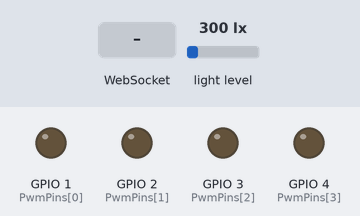
Bench run of a sketch on a simulated Seeed XIAO ESP32-S3. Shown: output pins drawn as LEDs (lit = HIGH). Inputs (shaded band) come from the test bench; at power-on: light level 300 lx. WiFi joins after 1.5 s; servers stay silent unless stated; the camera gives no picture; what the sketch prints to the serial monitor is not drawn.

Above: at 0.4 s.
At 1.05 s:
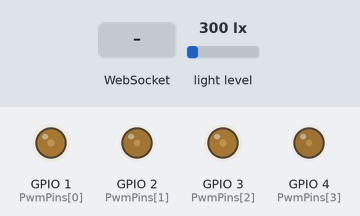
At 1.8 s:
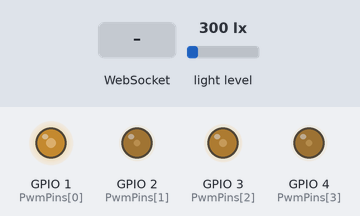
1.9 s: WebSocket text "5" received
Timing chart, 0 to 4.9 s (numbered marks = the images above; inputs shaded):
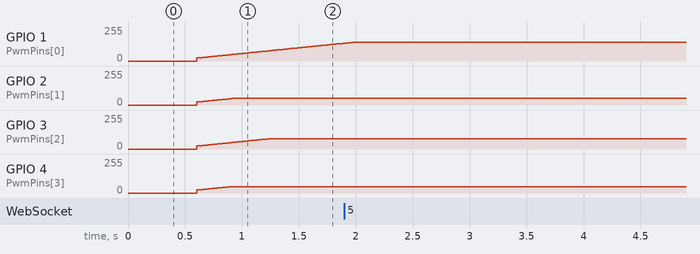

The sketch:

dimming_v3_ws.ino
```cpp
// ====================================================================
// Rhyturn 호실 모듈 v3 — XIAO ESP32-S3 Sense
//  - 공유기(STA) 접속 + 서버로 WebSocket 접속(장치가 먼저 연결 → 공유기/방화벽 설정 불필요)
//  - 카메라: 보는 사람 없음=VGA 1fps / 보고 있음=SVGA 10fps, Wi-Fi 상태에 따라 화질 자동 조절
//  - 조도센서 BH1750, 4채널 PWM 스무스 페이딩 (D0=G, D1=Y, D2=B, D3=R)
// ★ ESP32 Arduino Core v2.0.x 기준
// 필요 라이브러리(라이브러리 매니저): "WebSockets" (Markus Sattler), "BH1750" (Christopher Laws)
// ====================================================================
#include "esp_camera.h"
#include <WiFi.h>
#include <Wire.h>
#include <WebSocketsClient.h>
#include <BH1750.h>
#include "config.h"

#define FW_VERSION "3.0"

// ----------------- 카메라 핀 (XIAO ESP32-S3 Sense) -----------------
#define PWDN_GPIO_NUM  -1
#define RESET_GPIO_NUM -1
#define XCLK_GPIO_NUM  10
#define SIOD_GPIO_NUM  40
#define SIOC_GPIO_NUM  39
#define Y9_GPIO_NUM    48
#define Y8_GPIO_NUM    11
#define Y7_GPIO_NUM    12
#define Y6_GPIO_NUM    14
#define Y5_GPIO_NUM    16
#define Y4_GPIO_NUM    18
#define Y3_GPIO_NUM    17
#define Y2_GPIO_NUM    15
#define VSYNC_GPIO_NUM 38
#define HREF_GPIO_NUM  47
#define PCLK_GPIO_NUM  13

// ----------------- PWM -----------------
const int PwmPins[4] = {1, 2, 3, 4};
const int PwmLCh[4]  = {4, 5, 6, 7};
const int PwmFreq = 5000, PwmRes = 8;
float currentPwm[4] = {0, 0, 0, 0};
int   targetPwm[4]  = {0, 0, 0, 0};
unsigned long lastFadeTick = 0;
const int fadeInterval = 10;

const int RHYTHM[10][4] = {   // {G, Y, B, R}
  {22, 24, 4, 26}, {76, 23, 27, 26}, {132, 33, 61, 28}, {106, 26, 49, 22}, {89, 26, 32, 30},
  {51, 31, 12, 31}, {26, 23, 6, 23}, {11, 13, 2, 13}, {1, 1, 0, 1}, {1, 5, 0, 5}
};
int currentRhythm = 2;

// ----------------- 상태 -----------------
WebSocketsClient ws;
BH1750 lightMeter(0x23);
bool gCamReady = false, gLuxReady = false, gWsUp = false;
float gLux = 0;
int  gStreamFps = 1;                 // 서버가 지정
bool gStreamHi = false;              // 서버가 지정
framesize_t gCurSize = FRAME_LO;
int  gJpegQ = 12;
unsigned long nextFrameAt = 0, lastStateAt = 0, lastLuxAt = 0, lastWifiOk = 0;
int  gSentFrames = 0; float gFps = 0; unsigned long fpsT = 0;
int  gSlowCount = 0, gFastCount = 0;

// ====================================================================
// 하드웨어
// ====================================================================
bool initCamera() {
  camera_config_t cfg;
  cfg.ledc_channel = LEDC_CHANNEL_0; cfg.ledc_timer = LEDC_TIMER_0;
  cfg.pin_d0 = Y2_GPIO_NUM; cfg.pin_d1 = Y3_GPIO_NUM; cfg.pin_d2 = Y4_GPIO_NUM; cfg.pin_d3 = Y5_GPIO_NUM;
  cfg.pin_d4 = Y6_GPIO_NUM; cfg.pin_d5 = Y7_GPIO_NUM; cfg.pin_d6 = Y8_GPIO_NUM; cfg.pin_d7 = Y9_GPIO_NUM;
  cfg.pin_xclk = XCLK_GPIO_NUM; cfg.pin_pclk = PCLK_GPIO_NUM; cfg.pin_vsync = VSYNC_GPIO_NUM; cfg.pin_href = HREF_GPIO_NUM;
  cfg.pin_sccb_sda = SIOD_GPIO_NUM; cfg.pin_sccb_scl = SIOC_GPIO_NUM; cfg.pin_pwdn = PWDN_GPIO_NUM; cfg.pin_reset = RESET_GPIO_NUM;
  cfg.xclk_freq_hz = 20000000;
  cfg.pixel_format = PIXFORMAT_JPEG;
  cfg.grab_mode    = CAMERA_GRAB_LATEST;     // 항상 최신 프레임
  cfg.frame_size   = FRAME_HI;               // 버퍼는 가장 큰 크기로 할당
  cfg.jpeg_quality = gJpegQ;
  if (psramFound()) { cfg.fb_count = 2; cfg.fb_location = CAMERA_FB_IN_PSRAM; }
  else { cfg.frame_size = FRAMESIZE_QVGA; cfg.fb_count = 1; cfg.fb_location = CAMERA_FB_IN_DRAM; }
  if (esp_camera_init(&cfg) != ESP_OK) return false;
  sensor_t* s = esp_camera_sensor_get();
  if (s) { s->set_framesize(s, FRAME_LO); gCurSize = FRAME_LO; s->set_quality(s, gJpegQ); }
  return true;
}

void setCamera(framesize_t size, int q) {
  sensor_t* s = esp_camera_sensor_get(); if (!s) return;
  if (size != gCurSize) {
    s->set_framesize(s, size); gCurSize = size;
    for (int i = 0; i < 2; i++) { camera_fb_t* f = esp_camera_fb_get(); if (f) esp_camera_fb_return(f); } // 전환 직후 프레임 버림
  }
  if (q != gJpegQ) { gJpegQ = q; s->set_quality(s, q); }
}

void initPWM() {
  for (int i = 0; i < 4; i++) { ledcSetup(PwmLCh[i], PwmFreq, PwmRes); ledcAttachPin(PwmPins[i], PwmLCh[i]); ledcWrite(PwmLCh[i], 0); }
}
void applyRhythm(int idx) {
  if (idx >= 0 && idx <= 9) { currentRhythm = idx; for (int i = 0; i < 4; i++) targetPwm[i] = RHYTHM[idx][i]; }
  else if (idx == -1) { currentRhythm = -1; for (int i = 0; i < 4; i++) targetPwm[i] = 0; }
}
void updateFade() {
  unsigned long now = millis();
  if (now - lastFadeTick < fadeInterval) return;
  lastFadeTick = now;
  for (int i = 0; i < 4; i++) {
    if ((int)currentPwm[i] != targetPwm[i]) {
      currentPwm[i] += (currentPwm[i] < targetPwm[i]) ? 1.0 : -1.0;
      int out = (int)currentPwm[i];
      ledcWrite(PwmLCh[i], out > 0 ? map(out, 1, 255, 23, 255) : 0);   // 최소 밝기 보정
    }
  }
}

// ====================================================================
// 서버 통신
// ====================================================================
static bool jInt(const char* j, const char* key, int& out) {
  char pat[24]; snprintf(pat, sizeof pat, "\"%s\":", key);
  const char* p = strstr(j, pat); if (!p) return false; out = atoi(p + strlen(pat)); return true;
}

void onMessage(const char* j) {
  int v;
  if (strstr(j, "\"type\":\"rhythm\"") && jInt(j, "id", v)) applyRhythm(v);
  else if (strstr(j, "\"type\":\"set\"")) {
    int ch, val;
    if (jInt(j, "ch", ch) && jInt(j, "val", val) && ch >= 0 && ch <= 3) { currentRhythm = -2; targetPwm[ch] = constrain(val, 0, 255); }
  } else if (strstr(j, "\"type\":\"stream\"")) {
    if (jInt(j, "fps", v)) gStreamFps = constrain(v, 1, 15);
    gStreamHi = strstr(j, "\"size\":\"hi\"") != nullptr;
    nextFrameAt = 0;
  }
}

void onWsEvent(WStype_t type, uint8_t* payload, size_t length) {
  switch (type) {
    case WStype_CONNECTED:    gWsUp = true;  Serial.println("[WS] 연결됨"); break;
    case WStype_DISCONNECTED: gWsUp = false; Serial.println("[WS] 끊김"); break;
    case WStype_TEXT:         onMessage((const char*)payload); break;
    default: break;
  }
}

void sendState() {
  char b[256];
  snprintf(b, sizeof b,
    "{\"type\":\"state\",\"ch\":[%d,%d,%d,%d],\"rhythm\":%d,\"lux\":%d,\"fps\":%.1f,\"rssi\":%d,\"cam_ok\":%s,\"lux_ok\":%s,\"heap\":%u,\"fw\":\"%s\"}",
    targetPwm[0], targetPwm[1], targetPwm[2], targetPwm[3], currentRhythm, (int)(gLux + 0.5f), gFps, WiFi.RSSI(),
    gCamReady ? "true" : "false", gLuxReady ? "true" : "false", (unsigned)ESP.getFreeHeap(), FW_VERSION);
  ws.sendTXT(b);
}

// 프레임 전송 + 전송 시간 기반 화질 자동 조절
void sendFrame() {
  framesize_t want = gStreamHi ? FRAME_HI : FRAME_LO;
  setCamera(want, gJpegQ);
  camera_fb_t* fb = esp_camera_fb_get();
  if (!fb) return;
  unsigned long t0 = millis();
  ws.sendBIN(fb->buf, fb->len);
  unsigned long dt = millis() - t0;
  esp_camera_fb_return(fb);

  gSentFrames++;
  unsigned long now = millis();
  if (now - fpsT >= 2000) { gFps = gSentFrames * 1000.0f / (now - fpsT); gSentFrames = 0; fpsT = now; }

  // 전송이 느리면(Wi-Fi 혼잡) 화질을 낮추고, 여유가 있으면 다시 올린다
  if (dt > 250) { gFastCount = 0; if (++gSlowCount >= 3 && gJpegQ < JPEG_Q_MAX) { setCamera(gCurSize, gJpegQ + 2); gSlowCount = 0; } }
  else if (dt < 70) { gSlowCount = 0; if (++gFastCount >= 30 && gJpegQ > JPEG_Q_MIN) { setCamera(gCurSize, gJpegQ - 1); gFastCount = 0; } }
  else { gSlowCount = gFastCount = 0; }
}

// ====================================================================
// Wi-Fi
// ====================================================================
void startWiFi() {
  WiFi.mode(WIFI_STA);
  WiFi.setHostname("rhyturn-" ROOM_ID);
  WiFi.setAutoReconnect(true);
  WiFi.persistent(false);
  WiFi.setSleep(false);            // 절전 해제 → 지연/끊김 최소화 (전력 여유 필요)
  WiFi.begin(WIFI_SSID, WIFI_PASS);
}
void wifiWatch() {
  static unsigned long lastTry = 0;
  if (WiFi.status() == WL_CONNECTED) { lastWifiOk = millis(); return; }
  unsigned long now = millis();
  if (now - lastTry > 15000) { lastTry = now; Serial.println("[WiFi] 재접속"); WiFi.disconnect(); WiFi.begin(WIFI_SSID, WIFI_PASS); }
  if (now - lastWifiOk > 5UL * 60000) { Serial.println("[WiFi] 5분 이상 불가 → 재부팅"); ESP.restart(); }
}

// ====================================================================
void setup() {
  Serial.begin(115200); delay(300);
  Serial.printf("\n[Rhyturn] 호실 %s  fw %s\n", ROOM_ID, FW_VERSION);
  initPWM(); applyRhythm(2);
  gCamReady = initCamera(); Serial.printf("[CAM] %s\n", gCamReady ? "OK" : "FAIL");
  Wire.begin(I2C_SDA, I2C_SCL);
  gLuxReady = lightMeter.begin(BH1750::CONTINUOUS_HIGH_RES_MODE); Serial.printf("[BH1750] %s\n", gLuxReady ? "OK" : "FAIL");
  startWiFi(); lastWifiOk = millis();

  char path[160]; snprintf(path, sizeof path, "/ws/device?room=%s&token=%s", ROOM_ID, DEVICE_TOKEN);
#if USE_TLS
  ws.beginSSL(SERVER_HOST, SERVER_PORT, path);      // 인증서 검증 생략(간단). 보안 강화 시 루트 CA 지정 권장
#else
  ws.begin(SERVER_HOST, SERVER_PORT, path);
#endif
  ws.onEvent(onWsEvent);
  ws.setReconnectInterval(3000);
  ws.enableHeartbeat(15000, 3000, 2);               // 끊긴 연결 감지
  nextFrameAt = millis() + (atoi(ROOM_ID) * 97) % 1000;   // 호실별 시작 시점 분산 (동시 전송 폭주 방지)
}

void loop() {
  updateFade();
  wifiWatch();
  if (WiFi.status() != WL_CONNECTED) { delay(5); return; }
  ws.loop();
  unsigned long now = millis();

  if (gLuxReady && now - lastLuxAt >= 500) { lastLuxAt = now; float l = lightMeter.readLightLevel(); if (l >= 0) gLux = l; }
  if (!gWsUp) return;
  if (now - lastStateAt >= 1000) { lastStateAt = now; sendState(); }
  if (gCamReady && (long)(now - nextFrameAt) >= 0) { nextFrameAt = now + 1000 / gStreamFps; sendFrame(); }
}
```

config.h
```cpp
// ============================================================
// 호실별 설정 (장치마다 ROOM_ID만 다르게 해서 업로드)
// ============================================================
#pragma once

// ---- 호실 ----
#define ROOM_ID        "101"            // 대시보드의 호실 번호 (101~, 서버 ROOM_COUNT 범위)

// ---- Wi-Fi (공유기) : 2.4GHz 전용 ----
#define WIFI_SSID      "YOUR_WIFI_SSID"
#define WIFI_PASS      "YOUR_WIFI_PASSWORD"

// ---- 대시보드 서버 ----
#define SERVER_HOST    "your-server.example.com"   // 클라우드 서버 도메인 또는 IP
#define SERVER_PORT    443                          // HTTPS(리버스 프록시)면 443, 평문이면 3000
#define USE_TLS        1                            // 1: wss://, 0: ws:// (내부망 시험용)
#define DEVICE_TOKEN   "device-secret"              // 서버의 DEVICE_TOKEN과 동일

// ---- 영상 ----
// 보는 사람이 없을 때(AI 분석/썸네일): 저속 / 보고 있을 때: 고속
#define FRAME_LO       FRAMESIZE_VGA    // 640x480
#define FRAME_HI       FRAMESIZE_SVGA   // 800x600  (더 높이려면 FRAMESIZE_HD 1280x720)
#define JPEG_Q_MIN     10               // 숫자가 작을수록 고화질
#define JPEG_Q_MAX     24               // Wi-Fi가 느릴 때 자동으로 여기까지 낮춤

// ---- 조도센서 BH1750 (I2C) : XIAO ESP32-S3 D4=SDA(GPIO5), D5=SCL(GPIO6) ----
#define I2C_SDA        5
#define I2C_SCL        6
```
